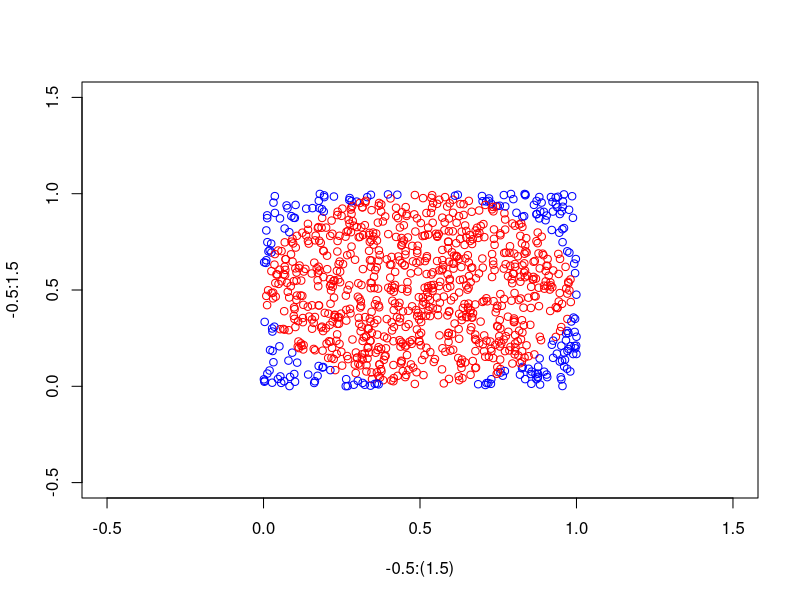
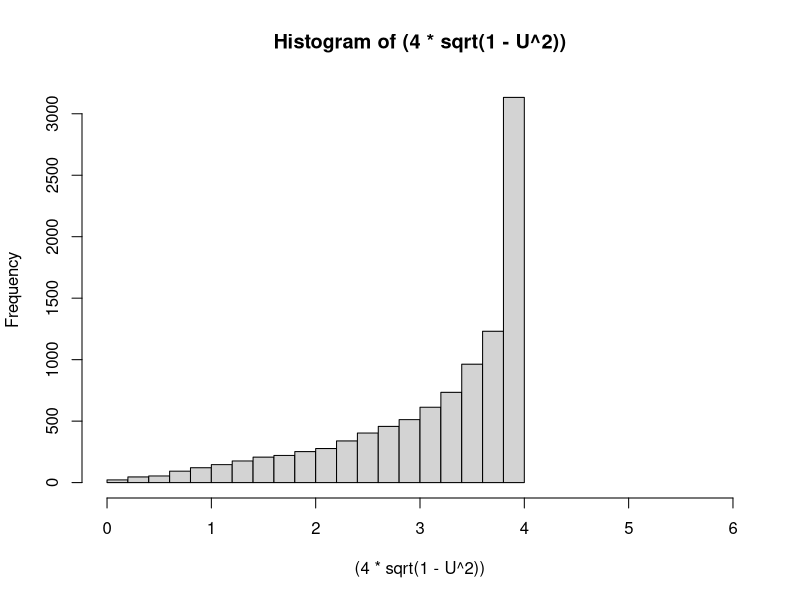
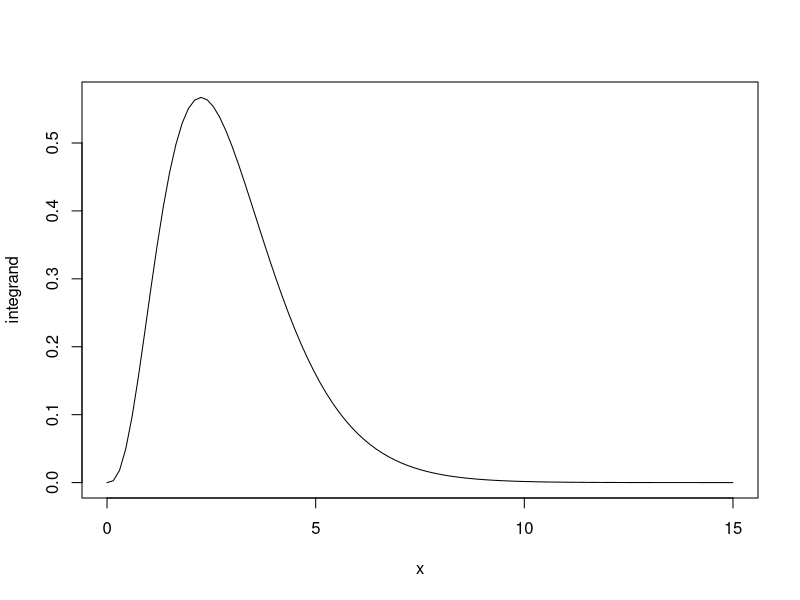

Recreate these plots in R, in order.
options(scipen=999)

#1
r<-.5
n=1000
circle<-0

plot(-.5:(1.5), -.5:1.5, type = "n") 
for (i in 1:n) {
	xy<-c( runif(2,0,1) )
	if ((xy[1]-r)^2+(xy[2]-r)^2 < r^2) {circle<-circle + 1; 
		points(xy[1],xy[2],col="red")  } else {
		 points(xy[1],xy[2],col="blue") } }

4*(circle/1000) 

(circle/1000) * (1 -  (circle/1000)  ) / n




#2 

#example
U=runif(10000,0,1)
hist( (4*sqrt(1-U^2) )  , xlim=c(0,6))
sum( (4*sqrt(1-U^2) ) /10000 )




integrand <- function(x) {exp((-4*x)/3)*x^3 }
plot(integrand,xlim=c(0,15))
integrate(integrand  ,0, Inf )

n=10000
h<-rep(0,n)
for ( i in 1:n) {  U<-runif(1);	
h[i]<- exp((-4+4*U)/(3*U)) * ((1-U)/U)^3 * (1/U)^2;  }

barhn<-sum(h)/n;barhn

round(h,5)

sum( (h-barhn)^2 )/(n^2)

((4/3)^4)/gamma(4)


#3

s=2
f1<-function(x){exp(-x^2) * (1/sqrt(2*pi*s^2) ) * exp( (-x^2)/(2*s^2) ) }

hx<-function(x){exp(-x^2)}

n=10000
HX<-rep(NA,n)

for( i in 1:n ){ xj<-rnorm(1,0,2); HX[i]<- hx(xj) } 

round(HX,5)

sum(HX)/n


1/(sqrt(2*4+1))
